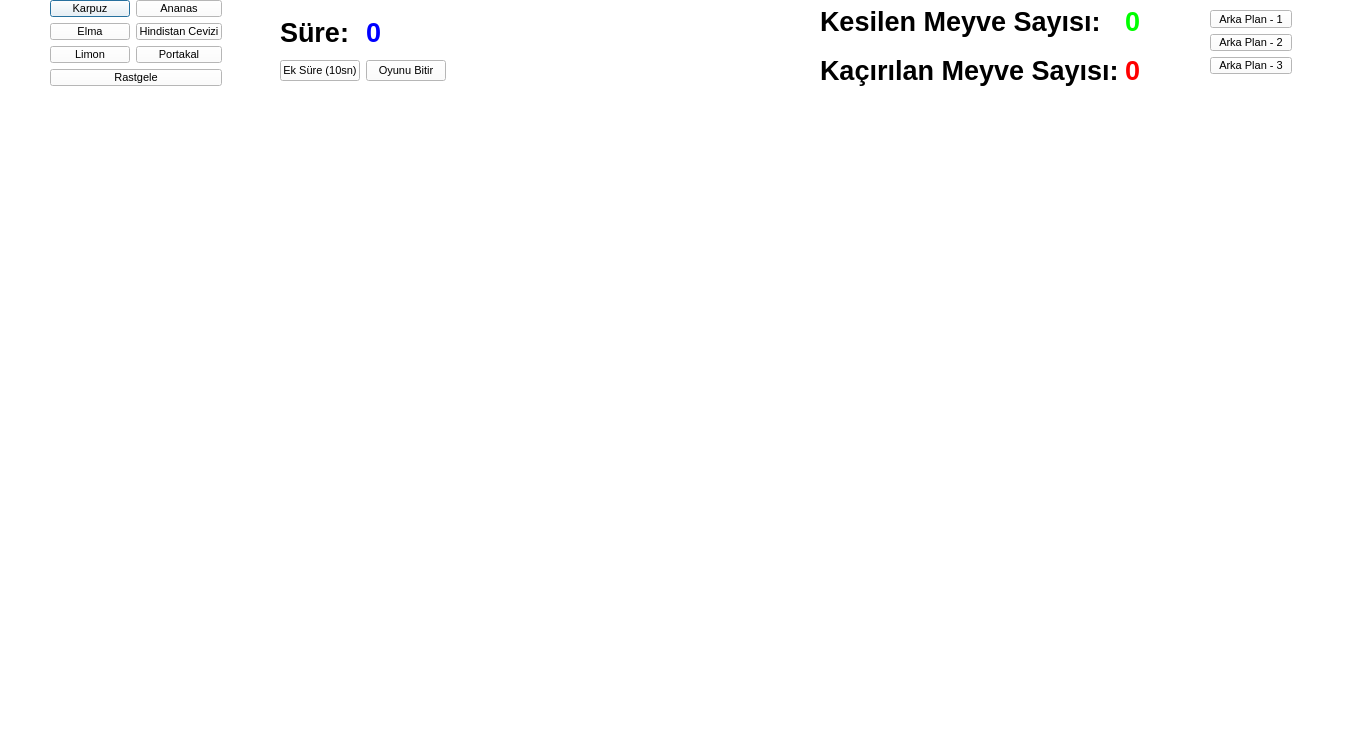
<?xml version="1.0" encoding="UTF-8"?>
<ui version="4.0">
 <class>Dialog</class>
 <widget class="QDialog" name="Dialog">
  <property name="geometry">
   <rect>
    <x>0</x>
    <y>0</y>
    <width>1350</width>
    <height>750</height>
   </rect>
  </property>
  <property name="palette">
   <palette>
    <active>
     <colorrole role="WindowText">
      <brush brushstyle="SolidPattern">
       <color alpha="255">
        <red>0</red>
        <green>0</green>
        <blue>0</blue>
       </color>
      </brush>
     </colorrole>
     <colorrole role="Button">
      <brush brushstyle="SolidPattern">
       <color alpha="255">
        <red>255</red>
        <green>255</green>
        <blue>255</blue>
       </color>
      </brush>
     </colorrole>
     <colorrole role="Light">
      <brush brushstyle="SolidPattern">
       <color alpha="255">
        <red>255</red>
        <green>255</green>
        <blue>255</blue>
       </color>
      </brush>
     </colorrole>
     <colorrole role="Midlight">
      <brush brushstyle="SolidPattern">
       <color alpha="255">
        <red>255</red>
        <green>255</green>
        <blue>255</blue>
       </color>
      </brush>
     </colorrole>
     <colorrole role="Dark">
      <brush brushstyle="SolidPattern">
       <color alpha="255">
        <red>127</red>
        <green>127</green>
        <blue>127</blue>
       </color>
      </brush>
     </colorrole>
     <colorrole role="Mid">
      <brush brushstyle="SolidPattern">
       <color alpha="255">
        <red>170</red>
        <green>170</green>
        <blue>170</blue>
       </color>
      </brush>
     </colorrole>
     <colorrole role="Text">
      <brush brushstyle="SolidPattern">
       <color alpha="255">
        <red>0</red>
        <green>0</green>
        <blue>0</blue>
       </color>
      </brush>
     </colorrole>
     <colorrole role="BrightText">
      <brush brushstyle="SolidPattern">
       <color alpha="255">
        <red>255</red>
        <green>255</green>
        <blue>255</blue>
       </color>
      </brush>
     </colorrole>
     <colorrole role="ButtonText">
      <brush brushstyle="SolidPattern">
       <color alpha="255">
        <red>0</red>
        <green>0</green>
        <blue>0</blue>
       </color>
      </brush>
     </colorrole>
     <colorrole role="Base">
      <brush brushstyle="SolidPattern">
       <color alpha="255">
        <red>255</red>
        <green>255</green>
        <blue>255</blue>
       </color>
      </brush>
     </colorrole>
     <colorrole role="Window">
      <brush brushstyle="SolidPattern">
       <color alpha="255">
        <red>255</red>
        <green>255</green>
        <blue>255</blue>
       </color>
      </brush>
     </colorrole>
     <colorrole role="Shadow">
      <brush brushstyle="SolidPattern">
       <color alpha="255">
        <red>0</red>
        <green>0</green>
        <blue>0</blue>
       </color>
      </brush>
     </colorrole>
     <colorrole role="AlternateBase">
      <brush brushstyle="SolidPattern">
       <color alpha="255">
        <red>255</red>
        <green>255</green>
        <blue>255</blue>
       </color>
      </brush>
     </colorrole>
     <colorrole role="ToolTipBase">
      <brush brushstyle="SolidPattern">
       <color alpha="255">
        <red>255</red>
        <green>255</green>
        <blue>220</blue>
       </color>
      </brush>
     </colorrole>
     <colorrole role="ToolTipText">
      <brush brushstyle="SolidPattern">
       <color alpha="255">
        <red>0</red>
        <green>0</green>
        <blue>0</blue>
       </color>
      </brush>
     </colorrole>
     <colorrole role="PlaceholderText">
      <brush brushstyle="SolidPattern">
       <color alpha="127">
        <red>0</red>
        <green>0</green>
        <blue>0</blue>
       </color>
      </brush>
     </colorrole>
     <colorrole role="Accent">
      <brush brushstyle="SolidPattern">
       <color alpha="255">
        <red>255</red>
        <green>255</green>
        <blue>255</blue>
       </color>
      </brush>
     </colorrole>
    </active>
    <inactive>
     <colorrole role="WindowText">
      <brush brushstyle="SolidPattern">
       <color alpha="255">
        <red>0</red>
        <green>0</green>
        <blue>0</blue>
       </color>
      </brush>
     </colorrole>
     <colorrole role="Button">
      <brush brushstyle="SolidPattern">
       <color alpha="255">
        <red>255</red>
        <green>255</green>
        <blue>255</blue>
       </color>
      </brush>
     </colorrole>
     <colorrole role="Light">
      <brush brushstyle="SolidPattern">
       <color alpha="255">
        <red>255</red>
        <green>255</green>
        <blue>255</blue>
       </color>
      </brush>
     </colorrole>
     <colorrole role="Midlight">
      <brush brushstyle="SolidPattern">
       <color alpha="255">
        <red>255</red>
        <green>255</green>
        <blue>255</blue>
       </color>
      </brush>
     </colorrole>
     <colorrole role="Dark">
      <brush brushstyle="SolidPattern">
       <color alpha="255">
        <red>127</red>
        <green>127</green>
        <blue>127</blue>
       </color>
      </brush>
     </colorrole>
     <colorrole role="Mid">
      <brush brushstyle="SolidPattern">
       <color alpha="255">
        <red>170</red>
        <green>170</green>
        <blue>170</blue>
       </color>
      </brush>
     </colorrole>
     <colorrole role="Text">
      <brush brushstyle="SolidPattern">
       <color alpha="255">
        <red>0</red>
        <green>0</green>
        <blue>0</blue>
       </color>
      </brush>
     </colorrole>
     <colorrole role="BrightText">
      <brush brushstyle="SolidPattern">
       <color alpha="255">
        <red>255</red>
        <green>255</green>
        <blue>255</blue>
       </color>
      </brush>
     </colorrole>
     <colorrole role="ButtonText">
      <brush brushstyle="SolidPattern">
       <color alpha="255">
        <red>0</red>
        <green>0</green>
        <blue>0</blue>
       </color>
      </brush>
     </colorrole>
     <colorrole role="Base">
      <brush brushstyle="SolidPattern">
       <color alpha="255">
        <red>255</red>
        <green>255</green>
        <blue>255</blue>
       </color>
      </brush>
     </colorrole>
     <colorrole role="Window">
      <brush brushstyle="SolidPattern">
       <color alpha="255">
        <red>255</red>
        <green>255</green>
        <blue>255</blue>
       </color>
      </brush>
     </colorrole>
     <colorrole role="Shadow">
      <brush brushstyle="SolidPattern">
       <color alpha="255">
        <red>0</red>
        <green>0</green>
        <blue>0</blue>
       </color>
      </brush>
     </colorrole>
     <colorrole role="AlternateBase">
      <brush brushstyle="SolidPattern">
       <color alpha="255">
        <red>255</red>
        <green>255</green>
        <blue>255</blue>
       </color>
      </brush>
     </colorrole>
     <colorrole role="ToolTipBase">
      <brush brushstyle="SolidPattern">
       <color alpha="255">
        <red>255</red>
        <green>255</green>
        <blue>220</blue>
       </color>
      </brush>
     </colorrole>
     <colorrole role="ToolTipText">
      <brush brushstyle="SolidPattern">
       <color alpha="255">
        <red>0</red>
        <green>0</green>
        <blue>0</blue>
       </color>
      </brush>
     </colorrole>
     <colorrole role="PlaceholderText">
      <brush brushstyle="SolidPattern">
       <color alpha="127">
        <red>0</red>
        <green>0</green>
        <blue>0</blue>
       </color>
      </brush>
     </colorrole>
     <colorrole role="Accent">
      <brush brushstyle="SolidPattern">
       <color alpha="255">
        <red>255</red>
        <green>255</green>
        <blue>255</blue>
       </color>
      </brush>
     </colorrole>
    </inactive>
    <disabled>
     <colorrole role="WindowText">
      <brush brushstyle="SolidPattern">
       <color alpha="255">
        <red>127</red>
        <green>127</green>
        <blue>127</blue>
       </color>
      </brush>
     </colorrole>
     <colorrole role="Button">
      <brush brushstyle="SolidPattern">
       <color alpha="255">
        <red>255</red>
        <green>255</green>
        <blue>255</blue>
       </color>
      </brush>
     </colorrole>
     <colorrole role="Light">
      <brush brushstyle="SolidPattern">
       <color alpha="255">
        <red>255</red>
        <green>255</green>
        <blue>255</blue>
       </color>
      </brush>
     </colorrole>
     <colorrole role="Midlight">
      <brush brushstyle="SolidPattern">
       <color alpha="255">
        <red>255</red>
        <green>255</green>
        <blue>255</blue>
       </color>
      </brush>
     </colorrole>
     <colorrole role="Dark">
      <brush brushstyle="SolidPattern">
       <color alpha="255">
        <red>127</red>
        <green>127</green>
        <blue>127</blue>
       </color>
      </brush>
     </colorrole>
     <colorrole role="Mid">
      <brush brushstyle="SolidPattern">
       <color alpha="255">
        <red>170</red>
        <green>170</green>
        <blue>170</blue>
       </color>
      </brush>
     </colorrole>
     <colorrole role="Text">
      <brush brushstyle="SolidPattern">
       <color alpha="255">
        <red>127</red>
        <green>127</green>
        <blue>127</blue>
       </color>
      </brush>
     </colorrole>
     <colorrole role="BrightText">
      <brush brushstyle="SolidPattern">
       <color alpha="255">
        <red>255</red>
        <green>255</green>
        <blue>255</blue>
       </color>
      </brush>
     </colorrole>
     <colorrole role="ButtonText">
      <brush brushstyle="SolidPattern">
       <color alpha="255">
        <red>127</red>
        <green>127</green>
        <blue>127</blue>
       </color>
      </brush>
     </colorrole>
     <colorrole role="Base">
      <brush brushstyle="SolidPattern">
       <color alpha="255">
        <red>255</red>
        <green>255</green>
        <blue>255</blue>
       </color>
      </brush>
     </colorrole>
     <colorrole role="Window">
      <brush brushstyle="SolidPattern">
       <color alpha="255">
        <red>255</red>
        <green>255</green>
        <blue>255</blue>
       </color>
      </brush>
     </colorrole>
     <colorrole role="Shadow">
      <brush brushstyle="SolidPattern">
       <color alpha="255">
        <red>0</red>
        <green>0</green>
        <blue>0</blue>
       </color>
      </brush>
     </colorrole>
     <colorrole role="AlternateBase">
      <brush brushstyle="SolidPattern">
       <color alpha="255">
        <red>255</red>
        <green>255</green>
        <blue>255</blue>
       </color>
      </brush>
     </colorrole>
     <colorrole role="ToolTipBase">
      <brush brushstyle="SolidPattern">
       <color alpha="255">
        <red>255</red>
        <green>255</green>
        <blue>220</blue>
       </color>
      </brush>
     </colorrole>
     <colorrole role="ToolTipText">
      <brush brushstyle="SolidPattern">
       <color alpha="255">
        <red>0</red>
        <green>0</green>
        <blue>0</blue>
       </color>
      </brush>
     </colorrole>
     <colorrole role="PlaceholderText">
      <brush brushstyle="SolidPattern">
       <color alpha="127">
        <red>127</red>
        <green>127</green>
        <blue>127</blue>
       </color>
      </brush>
     </colorrole>
     <colorrole role="Accent">
      <brush brushstyle="SolidPattern">
       <color alpha="255">
        <red>255</red>
        <green>255</green>
        <blue>255</blue>
       </color>
      </brush>
     </colorrole>
    </disabled>
   </palette>
  </property>
  <property name="windowTitle">
   <string>Dialog</string>
  </property>
  <widget class="QWidget" name="layoutWidget">
   <property name="geometry">
    <rect>
     <x>820</x>
     <y>0</y>
     <width>331</width>
     <height>91</height>
    </rect>
   </property>
   <layout class="QGridLayout" name="gridLayout">
    <item row="0" column="0">
     <widget class="QLabel" name="label_3">
      <property name="font">
       <font>
        <pointsize>20</pointsize>
        <bold>true</bold>
       </font>
      </property>
      <property name="text">
       <string>Kesilen Meyve Sayısı:</string>
      </property>
     </widget>
    </item>
    <item row="1" column="1">
     <widget class="QLabel" name="Kacirilan_Karpuz_Sayisi">
      <property name="palette">
       <palette>
        <active>
         <colorrole role="WindowText">
          <brush brushstyle="SolidPattern">
           <color alpha="255">
            <red>255</red>
            <green>0</green>
            <blue>0</blue>
           </color>
          </brush>
         </colorrole>
        </active>
        <inactive>
         <colorrole role="WindowText">
          <brush brushstyle="SolidPattern">
           <color alpha="255">
            <red>255</red>
            <green>0</green>
            <blue>0</blue>
           </color>
          </brush>
         </colorrole>
        </inactive>
        <disabled/>
       </palette>
      </property>
      <property name="font">
       <font>
        <pointsize>20</pointsize>
        <bold>true</bold>
       </font>
      </property>
      <property name="text">
       <string>0</string>
      </property>
     </widget>
    </item>
    <item row="0" column="1">
     <widget class="QLabel" name="Kesilen_Karpuz_Sayisi">
      <property name="palette">
       <palette>
        <active>
         <colorrole role="WindowText">
          <brush brushstyle="SolidPattern">
           <color alpha="255">
            <red>0</red>
            <green>255</green>
            <blue>0</blue>
           </color>
          </brush>
         </colorrole>
        </active>
        <inactive>
         <colorrole role="WindowText">
          <brush brushstyle="SolidPattern">
           <color alpha="255">
            <red>0</red>
            <green>255</green>
            <blue>0</blue>
           </color>
          </brush>
         </colorrole>
        </inactive>
        <disabled/>
       </palette>
      </property>
      <property name="font">
       <font>
        <pointsize>20</pointsize>
        <bold>true</bold>
       </font>
      </property>
      <property name="text">
       <string>0</string>
      </property>
     </widget>
    </item>
    <item row="1" column="0">
     <widget class="QLabel" name="label_4">
      <property name="font">
       <font>
        <pointsize>20</pointsize>
        <bold>true</bold>
       </font>
      </property>
      <property name="text">
       <string>Kaçırılan Meyve Sayısı:</string>
      </property>
     </widget>
    </item>
   </layout>
  </widget>
  <widget class="QWidget" name="layoutWidget">
   <property name="geometry">
    <rect>
     <x>50</x>
     <y>0</y>
     <width>172</width>
     <height>86</height>
    </rect>
   </property>
   <property name="font">
    <font>
     <pointsize>8</pointsize>
    </font>
   </property>
   <layout class="QGridLayout" name="gridLayout_3">
    <item row="0" column="0">
     <widget class="QPushButton" name="btn_karpuz">
      <property name="font">
       <font>
        <pointsize>8</pointsize>
       </font>
      </property>
      <property name="text">
       <string>Karpuz</string>
      </property>
      <property name="icon">
       <iconset>
        <normaloff>:/images/1.png</normaloff>:/images/1.png</iconset>
      </property>
     </widget>
    </item>
    <item row="0" column="1">
     <widget class="QPushButton" name="btn_ananas">
      <property name="font">
       <font>
        <pointsize>8</pointsize>
       </font>
      </property>
      <property name="text">
       <string>Ananas</string>
      </property>
      <property name="icon">
       <iconset>
        <normaloff>:/images/1.png</normaloff>:/images/1.png</iconset>
      </property>
     </widget>
    </item>
    <item row="1" column="0">
     <widget class="QPushButton" name="btn_elma">
      <property name="font">
       <font>
        <pointsize>8</pointsize>
       </font>
      </property>
      <property name="text">
       <string>Elma</string>
      </property>
      <property name="icon">
       <iconset>
        <normaloff>:/images/elma.png</normaloff>:/images/elma.png</iconset>
      </property>
     </widget>
    </item>
    <item row="1" column="1">
     <widget class="QPushButton" name="btn_hcevizi">
      <property name="font">
       <font>
        <pointsize>8</pointsize>
       </font>
      </property>
      <property name="text">
       <string>Hindistan Cevizi</string>
      </property>
      <property name="icon">
       <iconset>
        <normaloff>:/images/elma.png</normaloff>:/images/elma.png</iconset>
      </property>
     </widget>
    </item>
    <item row="2" column="0">
     <widget class="QPushButton" name="btn_limon">
      <property name="font">
       <font>
        <pointsize>8</pointsize>
       </font>
      </property>
      <property name="text">
       <string>Limon</string>
      </property>
      <property name="icon">
       <iconset>
        <normaloff>:/images/1.png</normaloff>:/images/1.png</iconset>
      </property>
     </widget>
    </item>
    <item row="2" column="1">
     <widget class="QPushButton" name="btn_portakal">
      <property name="font">
       <font>
        <pointsize>8</pointsize>
       </font>
      </property>
      <property name="text">
       <string>Portakal</string>
      </property>
      <property name="icon">
       <iconset>
        <normaloff>:/images/1.png</normaloff>:/images/1.png</iconset>
      </property>
     </widget>
    </item>
    <item row="3" column="0" colspan="2">
     <widget class="QPushButton" name="btn_rastgele">
      <property name="font">
       <font>
        <pointsize>8</pointsize>
       </font>
      </property>
      <property name="text">
       <string>Rastgele</string>
      </property>
      <property name="icon">
       <iconset>
        <normaloff>:/images/1.png</normaloff>:/images/1.png</iconset>
      </property>
     </widget>
    </item>
   </layout>
  </widget>
  <widget class="QWidget" name="layoutWidget">
   <property name="geometry">
    <rect>
     <x>1210</x>
     <y>10</y>
     <width>82</width>
     <height>64</height>
    </rect>
   </property>
   <property name="font">
    <font>
     <pointsize>8</pointsize>
    </font>
   </property>
   <layout class="QVBoxLayout" name="verticalLayout">
    <item>
     <widget class="QPushButton" name="btn_arkaplan1">
      <property name="font">
       <font>
        <pointsize>8</pointsize>
       </font>
      </property>
      <property name="text">
       <string>Arka Plan - 1</string>
      </property>
     </widget>
    </item>
    <item>
     <widget class="QPushButton" name="btn_arkaplan2">
      <property name="font">
       <font>
        <pointsize>8</pointsize>
       </font>
      </property>
      <property name="text">
       <string>Arka Plan - 2</string>
      </property>
     </widget>
    </item>
    <item>
     <widget class="QPushButton" name="btn_arkaplan3">
      <property name="font">
       <font>
        <pointsize>8</pointsize>
       </font>
      </property>
      <property name="text">
       <string>Arka Plan - 3</string>
      </property>
     </widget>
    </item>
   </layout>
  </widget>
  <widget class="QWidget" name="layoutWidget">
   <property name="geometry">
    <rect>
     <x>280</x>
     <y>10</y>
     <width>166</width>
     <height>71</height>
    </rect>
   </property>
   <layout class="QGridLayout" name="gridLayout_2">
    <item row="0" column="0">
     <widget class="QLabel" name="label">
      <property name="font">
       <font>
        <pointsize>20</pointsize>
        <bold>true</bold>
       </font>
      </property>
      <property name="text">
       <string>Süre:</string>
      </property>
     </widget>
    </item>
    <item row="0" column="1">
     <widget class="QLabel" name="Sure">
      <property name="palette">
       <palette>
        <active>
         <colorrole role="WindowText">
          <brush brushstyle="SolidPattern">
           <color alpha="255">
            <red>0</red>
            <green>0</green>
            <blue>255</blue>
           </color>
          </brush>
         </colorrole>
        </active>
        <inactive>
         <colorrole role="WindowText">
          <brush brushstyle="SolidPattern">
           <color alpha="255">
            <red>0</red>
            <green>0</green>
            <blue>255</blue>
           </color>
          </brush>
         </colorrole>
        </inactive>
        <disabled/>
       </palette>
      </property>
      <property name="font">
       <font>
        <pointsize>20</pointsize>
        <bold>true</bold>
       </font>
      </property>
      <property name="text">
       <string>0</string>
      </property>
     </widget>
    </item>
    <item row="1" column="0">
     <widget class="QPushButton" name="btn_eksure">
      <property name="font">
       <font>
        <pointsize>8</pointsize>
       </font>
      </property>
      <property name="text">
       <string>Ek Süre (10sn)</string>
      </property>
      <property name="icon">
       <iconset>
        <normaloff>:/images/1.png</normaloff>:/images/1.png</iconset>
      </property>
     </widget>
    </item>
    <item row="1" column="1">
     <widget class="QPushButton" name="btn_oyunbitir">
      <property name="font">
       <font>
        <pointsize>8</pointsize>
       </font>
      </property>
      <property name="text">
       <string>Oyunu Bitir</string>
      </property>
      <property name="icon">
       <iconset>
        <normaloff>:/images/1.png</normaloff>:/images/1.png</iconset>
      </property>
     </widget>
    </item>
   </layout>
  </widget>
 </widget>
 <resources/>
 <connections/>
</ui>
